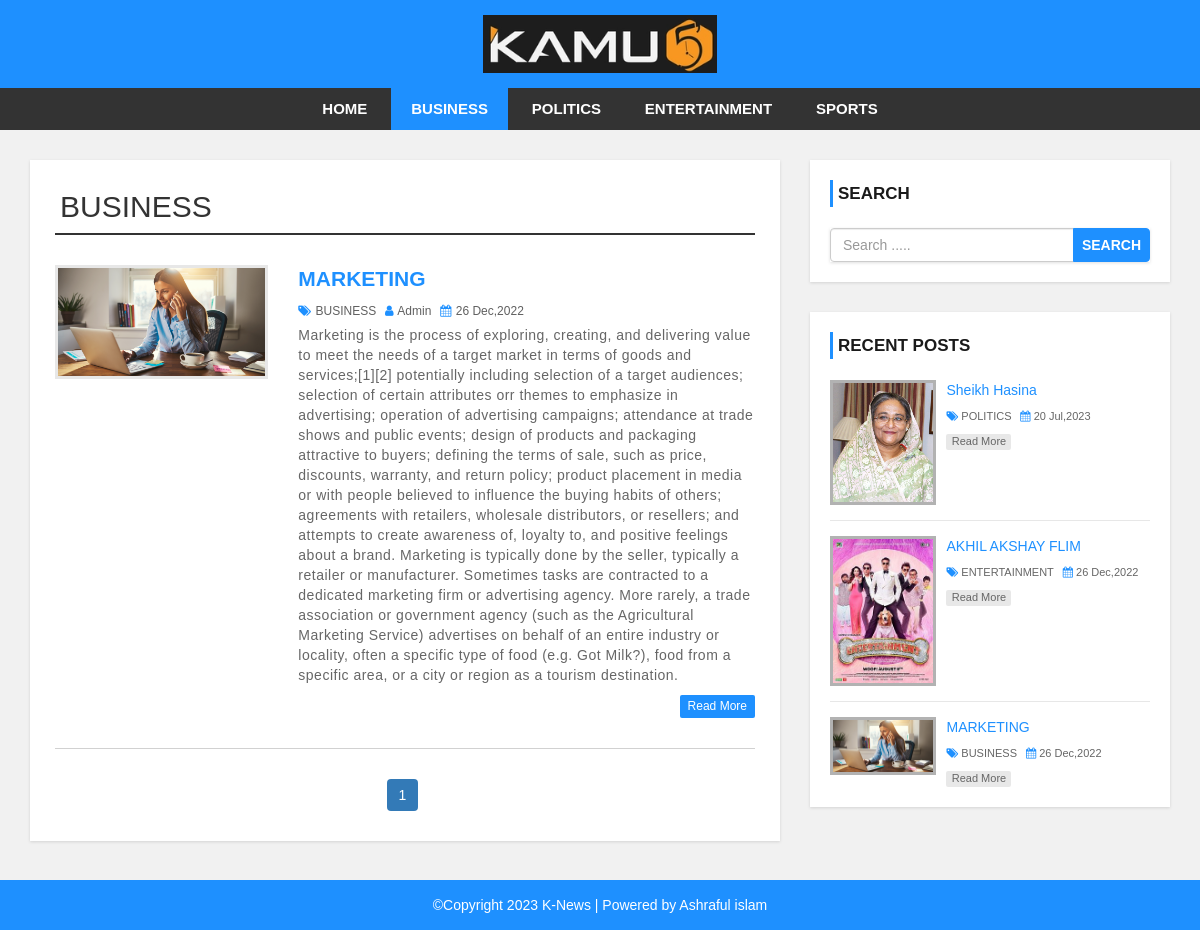
The app's page /category.php?cid=43 with its own data.
### tables this page shows
CREATE TABLE `settings` (
  `web_name` varchar(50) NOT NULL,
  `logo` varchar(255) NOT NULL,
  `footer_des` varchar(255) NOT NULL
);

CREATE TABLE `category` (
  `category_id` int(11) NOT NULL,
  `category_name` varchar(100) NOT NULL,
  `post` int(11) NOT NULL DEFAULT 0
);

CREATE TABLE `post` (
  `post_id` int(11) NOT NULL,
  `title` varchar(100) NOT NULL,
  `description` text NOT NULL,
  `category` varchar(100) NOT NULL,
  `post_date` varchar(50) NOT NULL,
  `author` int(11) NOT NULL,
  `post_img` varchar(100) NOT NULL
);

CREATE TABLE `user` (
  `user_id` int(10) UNSIGNED NOT NULL,
  `first_name` varchar(30) NOT NULL,
  `last_name` varchar(30) NOT NULL,
  `username` varchar(30) DEFAULT NULL,
  `password` varchar(40) DEFAULT NULL,
  `role` int(11) NOT NULL
);

### admin/backend/config.php (called while the page is built, shortened)
<?php
$host = "http://localhost/news-site/";
?>

### category.php (the view, shortened to what this page needs)
<?php include 'header.php';
include './admin/backend/config.php'; ?>
    <div id="main-content">
      <div class="container">
        <div class="row">
            <div class="col-md-8">
                <div class="post-container">
                    <?php
                    if(isset($_GET['cid'])){
                    $cid = $_GET['cid'];
                    }
                    $pagsql = "SELECT * FROM category WHERE category_id ={$cid}";
                    $pagiqur = mysqli_query($db,$pagsql)or die('Query Error');
                    $res = mysqli_fetch_assoc($pagiqur);
                    ?>
                    <h2 class="page-heading"><?php echo $res['category_name'];?></h2>
                    <div class="post-content">
                        <?php
                        $limit = 1;
                        if(isset($_GET['page'])){
                        $page = $_GET['page'];
                        }else{
                          $page = 1;
                        }
                        $offset = ($page -1)* $limit;
                        $sincat = "SELECT * FROM post LEFT JOIN category ON post.category=category.category_id
                        LEFT JOIN user ON post.author=user.user_id WHERE category = {$cid} ORDER BY post_id DESC LIMIT {$offset},{$limit}";
                        $cqur = mysqli_query($db,$sincat)or die('category query error');
                        if(mysqli_num_rows($cqur)>0){
                            while($catg = mysqli_fetch_assoc($cqur)){
                        ?>
                        <div class="row">
                            <div class="col-md-4">
                                <a class="post-img" href="single.php?id=<?php echo $catg['post_id'];?>"><img src="./admin/upload/<?php echo $catg['post_img'];?>" alt=""/></a>
                            </div>
                            <div class="col-md-8">
                                <div class="inner-content clearfix">
                                    <h3><a href='single.php?id=<?php echo $catg['post_id'];?>'><?php echo $catg['title'];?></a></h3>
                                    <div class="post-information">
                                        <span>
                                            <i class="fa fa-tags" aria-hidden="true"></i>
                                            <a href='category.php?cid=<?php echo $catg['category_id'];?>'><?php echo $catg['category_name'];?></a>
                                        </span>
                                        <span>
                                            <i class="fa fa-user" aria-hidden="true"></i>
                                            <a href='author.php?autid=<?php echo $catg['author'];?>'><?php echo $catg['username'];?></a>
                                        </span>
                                        <span>
                                            <i class="fa fa-calendar" aria-hidden="true"></i>
                                            <?php echo $catg['post_date'];?>
                                        </span>
                                    </div>
                                    <p class="description">
                                    <?php echo $catg['description'];?>
                                    </p>
                                    <a class='read-more pull-right' href='single.php?id=<?php echo $catg['post_id'];?>'>read more</a>
                                </div>
                            </div>
                        </div>
                        <?php
                        }
                        }else{
                            echo 'Post not found';
                        }
                        ?>
                    </div>
                    <?php
                            if(mysqli_num_rows($pagiqur)>0){
                                $total_reacord = $res['post'];
                                $total_page = ceil($total_reacord/$limit);
                                echo "<ul class='pagination admin-pagination'>";
                                for($p =1 ; $p <=$total_page ; $p++){
                                    if($p == $page){
                                    $active = "active";
                                    }else{
                                    $active = "";
                                    }
                                echo "<li class='$active' ><a href=category.php?cid={$cid}&page={$p}>{$p}</a></li>";
                                }
                                echo "</ul>";
                            }
                        ?>
                </div>
            </div>
            <?php include 'sidebar.php'; ?>
        </div>
      </div>
    </div>
<?php include 'footer.php'; ?>

### header.php (shortened to what this page needs)
<?php
include './admin/backend/config.php';
?>
<!DOCTYPE html>
<html lang="en">
<head>
    <link rel="stylesheet" href="css/bootstrap.min.css" />
    <link rel="stylesheet" href="css/font-awesome.css">
    <link rel="stylesheet" href="css/style.css">
</head>
<body>
<div id="header">
    <div class="container">
        <div class="row">
            <div class=" col-md-offset-4 col-md-4">
                <?php
                $setsql = "SELECT * FROM settings";
                $setqur = mysqli_query($db,$setsql)or die('Settings Data View Error');
                if(mysqli_num_rows($setqur)){
                    while($set_view = mysqli_fetch_assoc($setqur)){
                        if($set_view['logo'] == ""){
                            echo '<a href="index.php"> <h1>'.$set_view['web_name'].'</h1></a>' ;
                        }else{
                            echo '<a href="index.php" id="logo"><img src="./admin/images/'.$set_view['logo'].'"></a>';
                        }
                    }
                }
                ?>
            </div>
        </div>
    </div>
</div>
<div id="menu-bar">
    <div class="container">
            <div class="col-md-12">
            <div class="row">
            <?php
            if(isset($_GET['cid'])){
            $c_id = $_GET['cid'];
            }
            $cat_sql = "SELECT * FROM category where post > 0 ";
            $cat_qur = mysqli_query($db,$cat_sql)or die('category query error');
            $active = '';
            if(mysqli_num_rows($cat_qur)>0){
            ?>
                <ul class='menu'>
                <li><a  href='<?php echo $host?>'>HOME</a></li>
                    <?php
                    while($cat = mysqli_fetch_assoc($cat_qur)){
                        if(isset($_GET['cid'])){
                          if($cat['category_id']==$c_id){
                            $active = 'active';
                          }else{
                            $active = '';
                          }
                        }
                        echo " <li><a class='{$active}' href='category.php?cid={$cat['category_id']}'>{$cat['category_name']}</a></li>";
                    }
                    ?>
                </ul>
                <?php } ?>
            </div>
        </div>
    </div>
</div>

### sidebar.php
<div id="sidebar" class="col-md-4">
    <div class="search-box-container">
        <h4>Search</h4>
        <form class="search-post" action="search.php" method ="GET">
            <div class="input-group">
                <input type="text"  name="search" class="form-control" placeholder="Search .....">
                <span class="input-group-btn">
                    <button type="submit" id="submit" class="btn btn-danger">Search</button>
                </span>
            </div>
        </form>
    </div>
    <div class="recent-post-container">
        <h4>Recent Posts</h4>
    <?php
    $limit = 3;
    include './admin/backend/config.php';
    $recent_sql = "SELECT * FROM post LEFT JOIN category ON post.category = category.category_id ORDER BY post_id DESC LIMIT {$limit}";
    $recent_qur = mysqli_query($db,$recent_sql)or die('Recent Query Error');
    if(mysqli_num_rows($recent_qur)>0){
        while($recent = mysqli_fetch_assoc($recent_qur)){
    ?>
        <div class="recent-post">
            <a class="post-img" href="single.php?id=<?php echo $recent['post_id'];?>">
                <img src="./admin/upload/<?php echo $recent['post_img'];?>" alt="#"/>
            </a>
            <div class="post-content">
                <h5><a href="single.php?id=<?php echo $recent['post_id'];?>"><?php echo $recent['title'];?></a></h5>
                <span>
                    <i class="fa fa-tags" aria-hidden="true"></i>
                    <a href='category.php?cid=<?php echo $recent['category_id'];?>'><?php echo $recent['category_name'];?></a>
                </span>
                <span>
                    <i class="fa fa-calendar" aria-hidden="true"></i>
                    <?php echo $recent['post_date'];?>
                </span>
                <a class="read-more" href="single.php?id=<?php echo $recent['post_id'];?>">read more</a>
            </div>
        </div>
    <?php
     }
    }else{
        echo 'Recent post data not found';
    }
    ?>
    </div>
</div>

### footer.php (shortened to what this page needs)
<div id ="footer">
    <div class="container">
        <div class="row">
            <div class="col-md-12">
            <?php
                $setsql = "SELECT * FROM settings";
                $setqur = mysqli_query($db,$setsql)or die('Settings Data View Error');
                if(mysqli_num_rows($setqur)){
                    while($set_view = mysqli_fetch_assoc($setqur)){
                        echo '<span>' .'©Copyright '. date('Y').$set_view['footer_des'].'</span>';
                    }
                }
                ?>
            </div>
        </div>
    </div>
</div>
</body>
</html>

### css/style.css (style rules this page uses)
body { background: #f1f1f1; font-family: sans-serif, arial, Helvetica; }
a, a:hover, a:focus { text-decoration: none; outline: none; }
ul { margin: 0; padding: 0; list-style: none; }
h2.page-heading { margin: 5px 0 30px; padding: 0 5px 10px; border-bottom: 2px solid #333; }
form { background: #fff; padding: 25px; box-shadow: 0 1px 3px rgba(0, 0, 0, 0.13); }
#header { background: #1e90ff; text-align: center; padding: 15px; }
#logo { display: inline-block; width: 65%; }
#logo img { width: 100%; }
#menu-bar { background: #333; text-align: center; }
#menu-bar .menu>li { display: inline-block; }
.menu>li>a { padding: 10px 20px; display: block; text-transform: uppercase; color: #fff; font-size: 15px; font-weight: 600; transition: all 0.5s ease 0s; }
#menu-bar .menu>li>a:hover, #menu-bar .menu>li>a.active { color: #fff; background: #1e90ff; }
#main-content { padding: 30px 0; min-height: 750px; }
#main-content .post-container { background-color: #fff; padding: 25px; box-shadow: 0 1px 3px rgba(0, 0, 0, 0.13); }
#main-content .post-content { border-bottom: 1px solid #d1d1d1; padding: 0 0 30px; margin-bottom: 30px; }
#main-content .post-content img { width: 100%; }
#main-content .post-content .post-img { border: 3px solid #e7e7e7; display: block; overflow: hidden; transition: border .3s; }
#main-content .post-content h3 { font-size: 21px; line-height: 28px; font-weight: 600; margin: 0 0 7px; }
#main-content .post-content h3 a { color: #1e90ff; transition: all 0.3s; }
#main-content .post-content .post-information span { color: #606060; font-size: 12px; text-transform: capitalize; margin: 0 5px 5px 0; display: inline-block; }
#main-content .post-content .post-information i { color: #1e90ff; margin-right: 1px; }
#main-content .post-content .post-information a { color: #606060; text-decoration: none; }
#main-content .post-content p, #main-content .single-post p { color: #666; font-size: 14px; letter-spacing: 0.5px; margin: 0 0 10px; }
#main-content .post-content a.read-more { color: #fff; background-color: #1E90FF; font-size: 12px; text-transform: capitalize; padding: 3px 8px; border-radius: 2px; transition: all 0.3s; }
.pagination { display: block; text-align: center; margin: 0; }
.pagination li { display: inline-block; margin: 0 5px 0 0; }
.pagination li a { border: none; background: #1e90ff; color: #fff; }
i.fa { color: #222; }
#sidebar h4 { color: #1A1A1A; font-size: 17px; line-height: 27px; font-weight: 600; text-transform: uppercase; padding: 0 0 0 5px; margin: 0 0 21px; border-left: 3px solid #1e90ff; }
#sidebar .search-box-container { background-color: #fff; padding: 20px; margin: 0 0 30px; box-shadow: 0 1px 3px rgba(0, 0, 0, 0.13); }
#sidebar .search-post { padding: 0; }
#sidebar .search-post input { color: #606060; }
#sidebar .search-post .btn { font-weight: 600; text-transform: uppercase; padding: 6px 8px; background-color: #1E90FF; border-color: #1E90FF; outline: none; }
#sidebar .recent-post-container { padding: 20px; background: #fff; box-shadow: 0 1px 3px rgba(0, 0, 0, 0.13); }
#sidebar .recent-post { border-bottom: 1px solid #e7e7e7; padding: 0 0 15px; margin: 0 0 15px; }
#sidebar .recent-post:last-child { margin: 0; padding: 0; border: none; }
#sidebar .recent-post .post-img { display: inline-block; width: 33%; border: 3px solid rgba(0, 0, 0, 0.3); vertical-align: top; transition: border .3s; }
#sidebar .recent-post .post-img img { width: 100%; }
#sidebar .recent-post .post-content { width: 65%; display: inline-block; border: none; padding: 0 0 0 7px; margin: 0; }
#sidebar .recent-post h5 { font-size: 14px; line-height: 20px; margin: 0 0 5px; }
#sidebar .recent-post h5 a { color: #1E90FF; }
#sidebar .recent-post span { color: #666; font-size: 11px; display: inline-block; margin: 0 5px 10px 0; }
#sidebar .recent-post span a { color: #666; }
#sidebar .recent-post span i { color: #1E90FF; }
#sidebar .recent-post a.read-more { color: #666; background-color: rgba(0, 0, 0, 0.09); width: 65px; font-size: 11px; text-align: center; padding: 0; display: block; transition: all 0.3s; }
#footer { color: #fff; padding: 15px 0; text-align: center; background-color: #1e90ff; }

### records on screen
settings: logo (picture), footer_des "K-News | Powered by Ashraful islam"
category: category_name "BUSINESS"
category: category_name "POLITICS"
category: category_name "ENTERTAINMENT"
category: category_name "SPORTS"
post: post_img (picture), title "MARKETING", category.category_name "BUSINESS", user.username "Admin", post_date "26 Dec,2022", description "Marketing is the process of exploring, creating, and delivering value to meet the needs of a target market in terms of goods and services;[1][2] potentially including selection of a target audiences; selection of certain attributes orr themes to emphasize in advertising; operation of advertising campaigns; attendance at trade shows and public events; design of products and packaging attractive to buyers; defining the terms of sale, such as price, discounts, warranty, and return policy; product placement in media or with people believed to influence the buying habits of others; agreements with retailers, wholesale distributors, or resellers; and attempts to create awareness of, loyalty to,…"
post: post_img (picture), title "Sheikh Hasina", category.category_name "POLITICS", post_date "20 Jul,2023"
post: post_img (picture), title "AKHIL AKSHAY FLIM", category.category_name "ENTERTAINMENT", post_date "26 Dec,2022"
